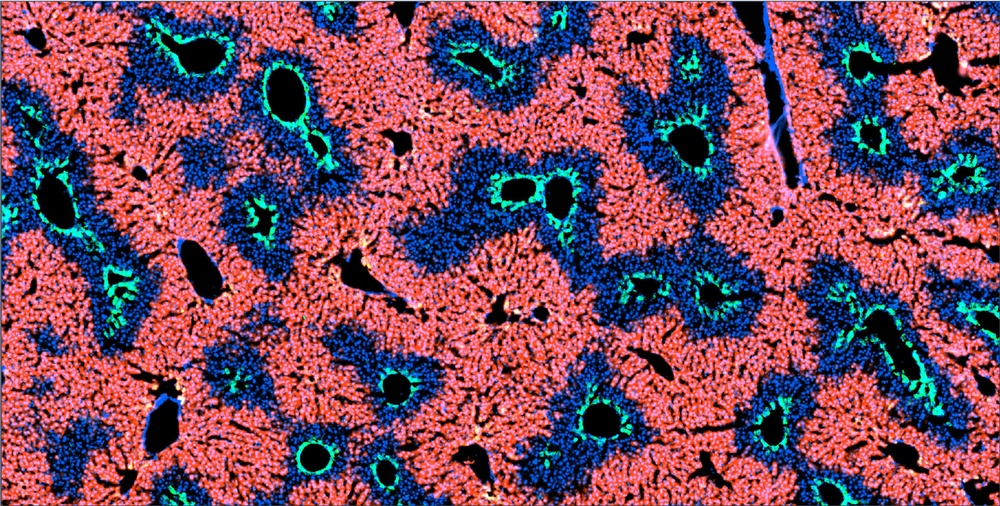
#> input picture input/example.JPG, 1000 x 506 px, shrunk from 3653 x 1850 before the run
$ python -i segmentation.py   (imports and definitions only)
#> lines starting #> are read from the running program, lines starting #| are printed output that depends on the picture; after the words box and inside, x2 and y2 are one past the last pixel; in counts of white or black regions, pixels touching at a corner belong together
#> further down, picture is the input picture: shape (506, 1000, 3); mean B, G, R 93.3, 72.7, 121.8
import pandas as pd
import skimage as ski
import numpy as np
from skimage import io
from sklearn.cluster import KMeans
from sklearn.preprocessing import scale, minmax_scale
import skimage.measure as measure
import skimage.feature as feature
import skimage.filters as filters
import skimage.segmentation as segmentation
import skimage.morphology as morphology
import scipy.ndimage as ndi
from sklearn.decomposition import FastICA
from sklearn.decomposition import PCA


def segmenting_vessels(img, dark_t=20, dapi_channel=2, vessel_size_t=2, dilation_t=15):
    veins = img[:, :, dapi_channel] < dark_t
    # Opening operation
    selem = morphology.disk(9)
    opened = morphology.erosion(veins, selem)
    closed = morphology.binary_dilation(opened, selem)
    # getting rid of small dark areas based on area
    size_cutoff = vessel_size_t * img.shape[0] * img.shape[1] / 10000
    labeled = measure.label(closed, connectivity=1)
    filled_image = np.zeros(labeled.shape, dtype=bool)
    for region in measure.regionprops(labeled):
        # Todo: is there better way of setting this threshold?
        if region.area > size_cutoff:
            x0, y0, x1, y1 = region.bbox
            filled_image[x0:x1, y0:y1] |= region.filled_image
    if dilation_t != 0:
        new_mask = morphology.binary_dilation(
            filled_image.astype(int), morphology.disk(dilation_t)
        )
        new_mask = new_mask.astype(int) - filled_image.astype(int)
        labeled_mask = measure.label(new_mask)
        return labeled_mask
    else:
        return filled_image


# [33 lines left out: functions extract_features, pv_classifier, not called in this run]


def extract_gs_channel(img, gs_channel=1):
#> called with gs_channel = 1
    ica = FastICA(3, random_state=0)
    ica_transformed = ica.fit_transform(img.reshape(-1, 3))
    # calculate the correlation between the transformed data with target channel.
    # This is the correct way of doing this because neither the mixing nor unmixing
    # matrix reflects the best GS channel from the transformed data.
    corr = np.corrcoef(img.reshape(-1, 3), ica_transformed, rowvar=False)[:3, 3:]
#> corr = [[0.923, -0.264, 0.279], [0.572, -0.519, 0.635], [0.149, 0.148, 0.978]]
    crit = np.argmax(abs(corr), axis=0) == gs_channel
#> crit = [False, True, False]
    # Rare case 1 where the gs channel is not dominant in any components
    if crit.sum() == 0:
        gs_component = np.argmax(abs(corr), axis=1)[gs_channel]
    # Rare case 2 where the gs channel is not dominant in more than 1 components
    elif crit.sum() > 1:
        gs_component = np.argmax(abs(corr[:, crit]), axis=1)[gs_channel]
    else:
        gs_component = np.argmax(crit)
#> gs_component = 1
    # Debugging step to identify the problem
    # gs_component_mixing = np.argmax(abs(ica.mixing_).argmax(axis=1) == gs_channel)
    # gs_component_unmixing = np.argmax(abs(ica.components_).argmax(axis=1) == gs_channel)
    # print(ica.mixing_, gs_component, gs_component_mixing,gs_component_unmixing)
    gs_ica = ica_transformed[:, gs_component]
    gs_ica = minmax_scale(gs_ica) * 255
    gs_ica = gs_ica.reshape(img.shape[:2]).astype(np.uint8)
    if gs_ica.mean() > 128:
        gs_ica = 255 - gs_ica
    # Returns ICA processed GS channel for better classification.
    raw_gs_ica = gs_ica
    gs_ica = gs_ica > ski.filters.threshold_otsu(gs_ica)
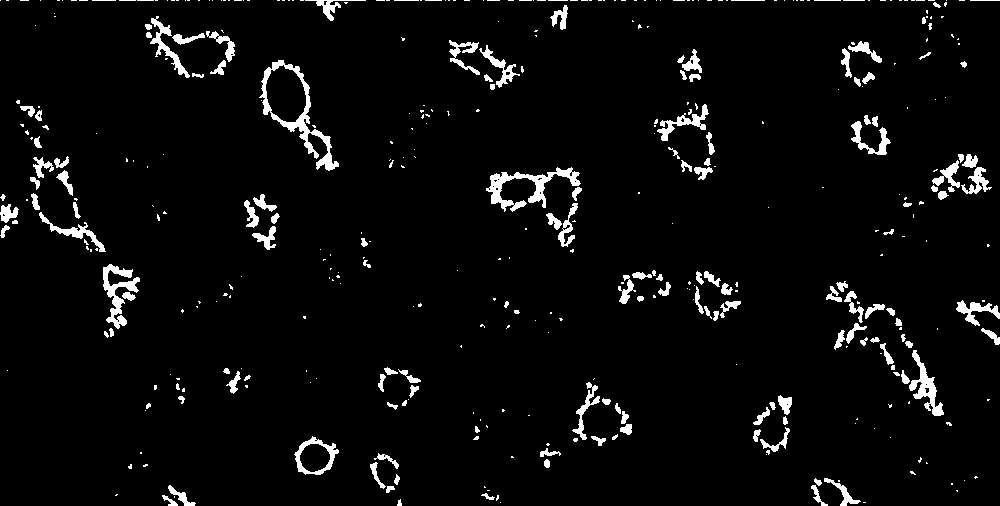
#> gs_ica: shape (506, 1000) bool; 4.2% white; 425 white regions (275 under 20 px), largest, box (x1, y1, x2, y2) and area: (259, 60, 339, 171) 1507, (486, 167, 581, 212) 1274, (103, 264, 140, 329) 887
    return gs_ica, ica, raw_gs_ica


def merge_neighboring_vessels(labeled_mask, min_dist=10):
    """
    Calculate neares pixel to pixel distance between two nearby masks, if
    they are within the threshold, the masks will be merged.
    """
    # remove the mask for background, which is 0
    all_masks = sorted(np.unique(labeled_mask))[1:]
    dist_to_mask = [ndi.distance_transform_edt(labeled_mask != x) for x in all_masks]
    dist_to_mask = np.array(dist_to_mask)
    crit = dist_to_mask < min_dist
    nearest_neighbors = []
    for i, mask_name in enumerate(all_masks):
        if mask_name == 0:
            continue
        _crit = crit[i, :, :]
        _nearest_neighbors = np.unique(labeled_mask[_crit])
        # getting rid of self and background
        _nearest_neighbors = list(set(_nearest_neighbors) - set([0, mask_name]))
        if _nearest_neighbors != []:
            for j in _nearest_neighbors:
                # find all sublists that contains the current 'mask_name' or neighbor 'j'
                existing_item = [
                    x for x in nearest_neighbors if (j in x) or (mask_name in x)
                ]
                if existing_item == []:
                    # if there is none, make a new neiboring mask sublist.
                    nearest_neighbors.append([mask_name, j])
                elif len(existing_item) > 1:
                    # this is to handle a special case where there are two sublits in the
                    # 'existing_item', where one of them contain current 'mask_name' and another
                    # contains the neighbor j. These two sublists will need to be merged.
                    new_item = []
                    for item in existing_item:
                        nearest_neighbors.remove(item)
                        new_item += item
                    new_item = list(set(new_item))
                    nearest_neighbors.append(new_item)
                else:
                    # when there is only one sublist in the 'existing_item' list.
                    existing_item = existing_item[0]
                    if j in existing_item:
                        continue
                    idx = nearest_neighbors.index(existing_item)
                    nearest_neighbors[idx] = nearest_neighbors[idx] + [j]

    new_labeled_masks = np.copy(labeled_mask)
    for similar_masks in nearest_neighbors:
        new_labeled_masks[np.isin(new_labeled_masks, similar_masks)] = similar_masks[0]
    for new_id, old_id in enumerate(np.unique(new_labeled_masks)):
        new_labeled_masks[new_labeled_masks == old_id] = new_id
    return new_labeled_masks, nearest_neighbors


def segmenting_vessels_gs_assisted(
    img,
    size_cutoff_factor=1,
    min_dist=10,
    dark_t=20,
    dapi_channel=2,
    vessel_size_t=2,
    gs_channel=1,
):
    """
    Segmentation of vessels with both dapi channel information and gs
    channel information.
    The use of gs channel is important because sometimes there is not
    visible dapi holes in the image but strong gs staining, indicating a
    presence of central vein which is not sliced in the slide. By adding
    visible dapi holes in the image but strong gs staining, indicating a
    presence of central vein which is not sliced in the slide. By adding
    the gs channel information, such vessel can be recovered.
    """
    gs_ica, _, raw_gs_ica = extract_gs_channel(img, gs_channel=gs_channel)
    vessels = segmenting_vessels(
        img,
        dilation_t=0,
        dark_t=dark_t,
        dapi_channel=dapi_channel,
        vessel_size_t=vessel_size_t,
    )
#> in segmenting_vessels, `veins = img[:, :, dapi_channel] < dark_t`: veins: shape (506, 1000) bool; 27.7% white; 880 white regions (769 under 20 px), largest, box (x1, y1, x2, y2) and area: (389, 146, 773, 339) 21082, (2, 80, 158, 356) 13104, (813, 2, 1000, 217) 12320
#> in segmenting_vessels, `opened = morphology.erosion(veins, selem)`: opened: shape (506, 1000) bool; 0.71% white; 24 white regions (6 under 20 px), largest, box (x1, y1, x2, y2) and area: (276, 77, 297, 113) 582, (45, 184, 67, 220) 408, (186, 46, 217, 65) 401
#> in segmenting_vessels, `closed = morphology.binary_dilation(opened, selem)`: closed: shape (506, 1000) bool; 3.7% white; 23 white regions, largest, box (x1, y1, x2, y2) and area: (267, 68, 306, 122) 1647, (36, 175, 76, 229) 1445, (180, 241, 222, 298) 1389
#> in segmenting_vessels, `labeled = measure.label(closed, connectivity=1)`:
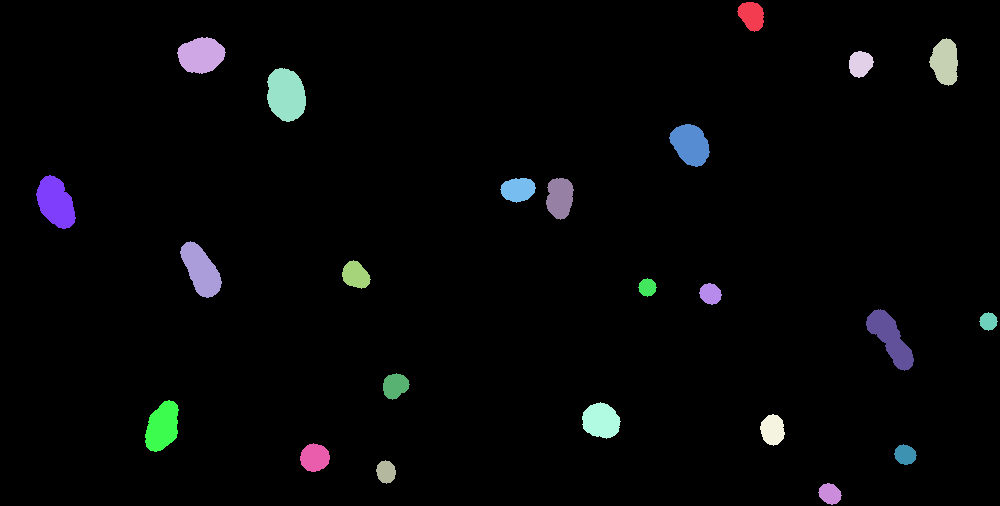
#> labeled: shape (506, 1000) int32; 24 distinct labels, from 0 to 23; one colour per label, 0 black
#> the loop in segmenting_vessels, `for region in measure.regionprops(labeled):` made 23 passes
#> (x0, y0, x1, y1) on passes 1 to 12: (2, 737, 32, 764), (37, 177, 74, 226), (38, 929, 86, 958), (51, 849, 78, 874), (68, 267, 122, 306), (124, 669, 167, 710), (175, 36, 229, 76), (178, 500, 203, 536), (178, 546, 220, 574), (241, 180, 298, 222), (260, 342, 289, 371), (278, 638, 297, 657)
    gs_dapi_mask = gs_ica | (vessels != 0)
#> gs_dapi_mask: shape (506, 1000) bool; 7.9% white; 381 white regions (272 under 20 px), largest, box (x1, y1, x2, y2) and area: (486, 167, 582, 247) 3309, (259, 60, 339, 171) 3127, (846, 304, 944, 416) 2760
    # dilate the new mask a little bit to reduce the gap size.
    # Todo, this step could be improved? Not really necessary?
    selem = morphology.disk(1)
    gs_dapi_mask = morphology.binary_dilation(gs_dapi_mask, selem)
#> gs_dapi_mask: shape (506, 1000) bool; 10.2% white; 253 white regions (146 under 20 px), largest, box (x1, y1, x2, y2) and area: (825, 285, 945, 417) 4107, (485, 166, 583, 248) 3937, (258, 59, 340, 172) 3635
    # Calculate each pixels distance to pre-existing vessels
    labeled_vessels = measure.label(vessels, connectivity=1)  # labeling
    all_vessels = sorted(np.unique(labeled_vessels))[1:]  # get rid of background mask
#> all_vessels = [1, 2, 3, 4, 5, 6, 7, 8, 9, 10, 11, 12, 13, 14, 15, 16, 17, 18, 19, 20, 21, 22, 23]
    # Calculate the min distance to each vessels
    dist_to_mask = [
        ndi.distance_transform_edt(labeled_vessels != x) for x in np.unique(all_vessels)
    ]
#> dist_to_mask = 23 items
    dist_to_mask = np.array(dist_to_mask)
    min_dist_to_mask = np.min(dist_to_mask, axis=0)  # exact distance
    min_dist_label = (
        np.argmin(dist_to_mask, axis=0) + 1
    )  # To which vessel is the min distance observed
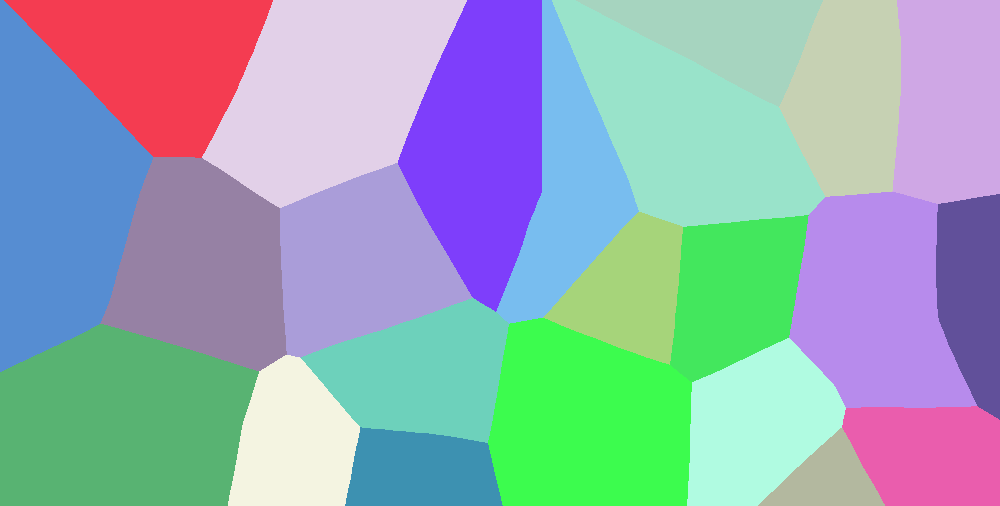
#> min_dist_label: shape (506, 1000) int64; 23 distinct labels, from 1 to 23; one colour per label, 0 black

    # Iterate through each combined mask from GS and DAPI, evaluate the minimal distance of each mask
    # to pre-existing vessel, if the distance is very small, merge the mask with existing vessel mask.
    # Todo
    #! Important, I did not differentiate PV from CV here, thus the code might merge a GS intensive region
    #! with a nearby PV.
    labeled = measure.label(gs_dapi_mask, connectivity=2)
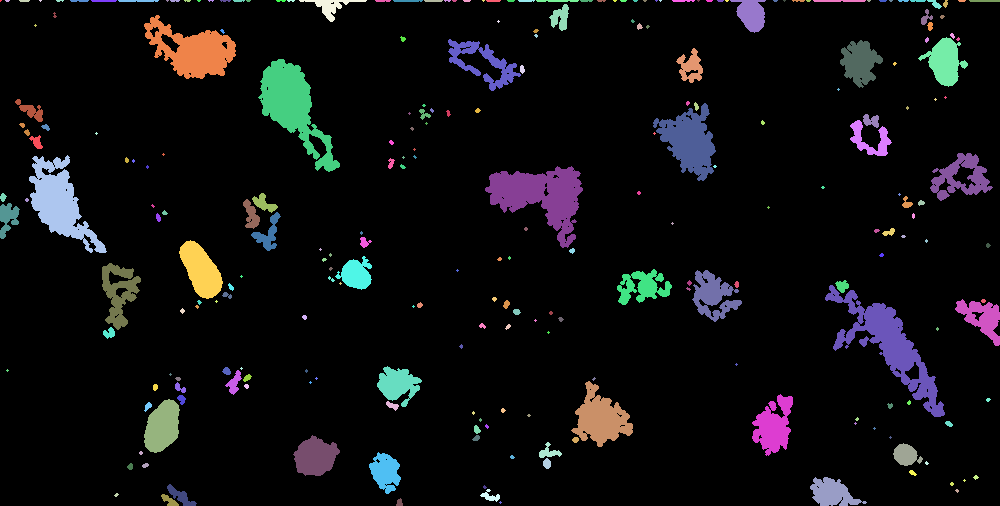
#> labeled: shape (506, 1000) int32; 254 distinct labels, from 0 to 253; one colour per label, 0 black
    size_cutoff = size_cutoff_factor * img.shape[0] * img.shape[1] / 10000
#> size_cutoff = 50.6
    # inherit the vessel labels
    merged_mask = labeled_vessels
    new_label = np.max(labeled_vessels) + 1
#> new_label = 24
    for region in measure.regionprops(labeled):
        # Get minimal distance, and the vessel label associated with such minimal distnce
        _region_mask = labeled == region.label
        _min_dist_to_mask = min_dist_to_mask[_region_mask].min()
        _min_dist_coord_idx = np.argmin(min_dist_to_mask[_region_mask])
        _min_dist_coord = region.coords[_min_dist_coord_idx]
        _min_dist_vessel_label = min_dist_label[_min_dist_coord[0], _min_dist_coord[1]]
        if _min_dist_to_mask < min_dist:
            merged_mask[_region_mask] = _min_dist_vessel_label
        else:
            if region.filled_area > size_cutoff:
                x0, y0, x1, y1 = region.bbox
                merged_mask[_region_mask] = new_label
                new_label += 1
#> this loop made 253 passes
#> (x0, y0, x1, y1) on passes 8, 19, 21, 30, 49, 55, 58, 59, 60, 78, 80, 87: (0, 118, 2, 159), (0, 299, 22, 367), (0, 393, 2, 423), (0, 536, 2, 579), (0, 813, 2, 866), (0, 927, 9, 942), (0, 969, 2, 1000), (4, 549, 31, 569), (9, 921, 25, 933), (39, 448, 91, 521), (48, 676, 83, 703), (99, 15, 122, 43)
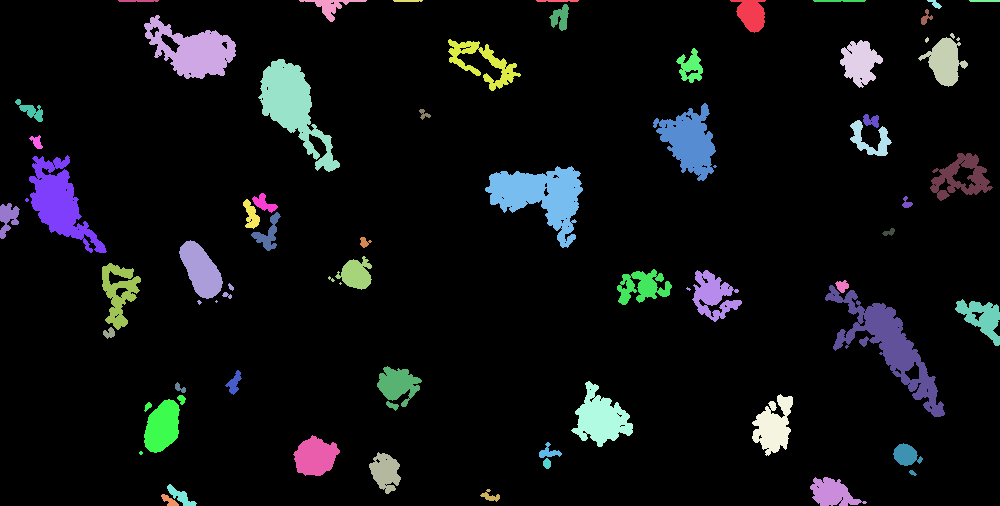
#> merged_mask: shape (506, 1000) int32; 57 distinct labels, from 0 to 57; one colour per label, 0 black
#> after the loop, new_label = 58
    # now, merge neighboring masks
    print("Merging neighboring masks...")
    new_merged_mask, _ = merge_neighboring_vessels(merged_mask, min_dist=min_dist)
#> in merge_neighboring_vessels, `all_masks = sorted(np.unique(labeled_mask))[1:]`: all_masks = 56 values from 1 to 57
#> in merge_neighboring_vessels, `dist_to_mask = [ndi.distance_transform_edt(labeled_mask != x) for x in..`: dist_to_mask = 56 items
#> the loop in merge_neighboring_vessels, `for i, mask_name in enumerate(all_masks):` made 56 passes
#> mask_name on passes 1 to 12: 1, 2, 3, 4, 5, 6, 7, 8, 10, 11, 12, 13
#> after the loop in merge_neighboring_vessels, `for i, mask_name in enumerate(all_masks):`: nearest_neighbors = [[7, 39], [11, 47], [14, 49], [17, 52], [27, 31], [29, 32], [37, 38], [41, 43, 45], [48, 50], [53, 54], [55, 57]]
#> the loop in merge_neighboring_vessels, `for similar_masks in nearest_neighbors:` made 11 passes
#> after the loop in merge_neighboring_vessels, `for similar_masks in nearest_neighbors:`:
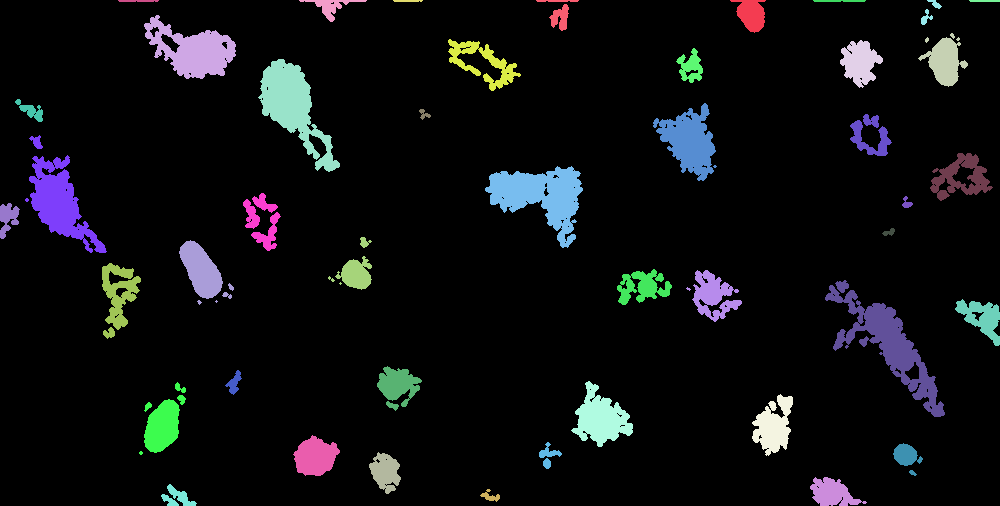
#> new_labeled_masks: shape (506, 1000) int32; 45 distinct labels, from 0 to 56; one colour per label, 0 black
#> the loop in merge_neighboring_vessels, `for new_id, old_id in enumerate(np.unique(new_labeled_masks)):` made 45 passes
#> after the loop in merge_neighboring_vessels, `for new_id, old_id in enumerate(np.unique(new_labeled_masks)):`:
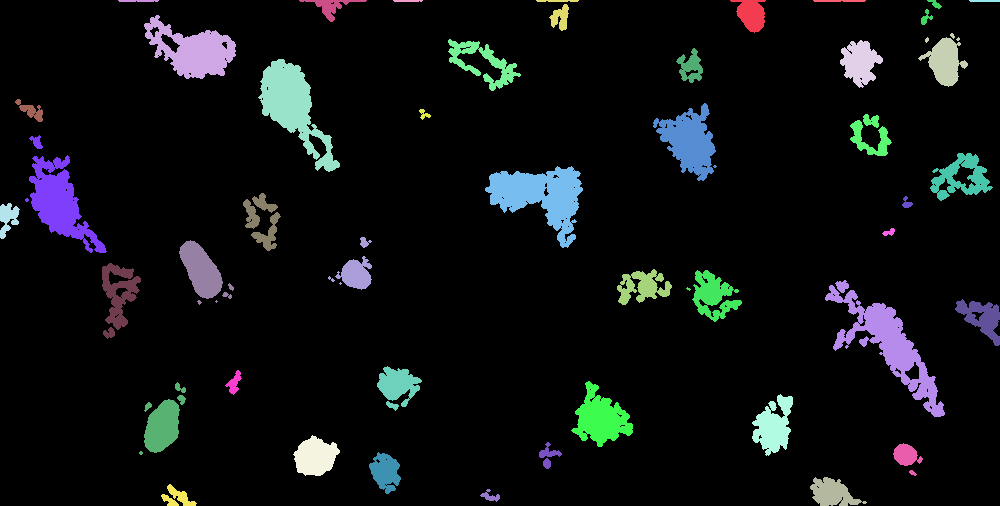
#> new_labeled_masks: shape (506, 1000) int32; 45 distinct labels, from 0 to 44; one colour per label, 0 black
    while not (new_merged_mask == merged_mask).all():
        merged_mask = new_merged_mask
        print("Continue merging neighboring masks...")
        new_merged_mask, _ = merge_neighboring_vessels(
            merged_mask, min_dist == min_dist
        )
#> this loop made 1 pass
#> (printed output is left out)
    # Returning not only masks, but also GS_ICA channels.
    return new_merged_mask, raw_gs_ica, vessels


# [31 lines left out: function shrink_cv_masks, not called in this run]

>>> import cv2
>>> picture = cv2.imread('../input/example.JPG')
>>> result = segmenting_vessels_gs_assisted(picture)
